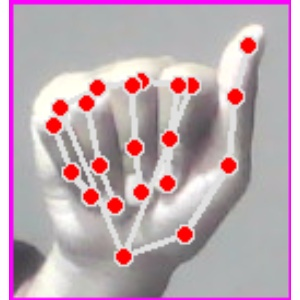
#> input picture aprendizaje_supervisado/Dataset/A/Image_104_1748983273.02.jpg, 300 x 300 px
$ python -i preprocessing.py   (imports and definitions only)
#> lines starting #> are read from the running program, lines starting #| are printed output that depends on the picture; after the words box and inside, x2 and y2 are one past the last pixel; in counts of white or black regions, pixels touching at a corner belong together
#> in process_single_image, img is the input picture: shape (300, 300, 3); mean B, G, R 177.7, 168.1, 190
#aprendizaje_supervisado\src\preprocessing.py
import cv2
import os
import numpy as np

IMG_SIZE = (128, 128)

# Lista de clases válidas para el dataset ASL
VALID_LABELS = set([chr(i) for i in range(ord('A'), ord('Z')+1)] + ['del', 'nothing', 'space'])

# ==============================
# PROCESAMIENTO DE IMÁGENES
# ==============================
def remove_magenta_border(img):
    """
    Quita el marco magenta/fucsia si existe y pinta de blanco cualquier
    resto magenta antes de redimensionar.
    """
    hsv = cv2.cvtColor(img, cv2.COLOR_BGR2HSV)
#> hsv: shape (300, 300, 3); mean H, S, V 83, 30.1, 191.4

    magenta_mask = cv2.inRange(
        hsv,
        np.array([125, 40, 40], dtype=np.uint8),
        np.array([175, 255, 255], dtype=np.uint8),
    )
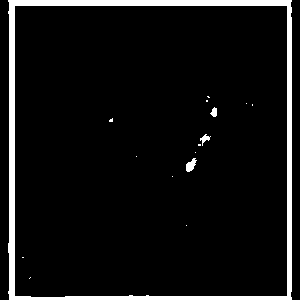
#> magenta_mask: shape (300, 300); 6.9% white; 16 white regions (12 under 20 px), largest, box (x1, y1, x2, y2) and area: (8, 0, 292, 300) 5997, (186, 158, 197, 172) 91, (200, 134, 211, 146) 53, (210, 107, 217, 117) 47

    cleaned = img.copy()
    cleaned[magenta_mask > 0] = (255, 255, 255)
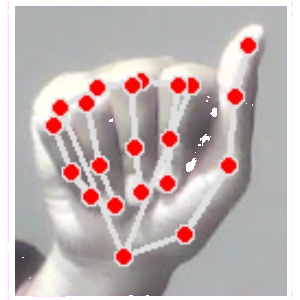
#> cleaned: shape (300, 300, 3); 6.92% of pixels changed, all inside (x1, y1, x2, y2) = (8, 0, 292, 300)

    h, w = magenta_mask.shape
#> h = 300; w = 300
    row_ratio = (magenta_mask > 0).mean(axis=1)
#> row_ratio = 300 values, max 0.947 at index 0, min 0.0333 at index 6, mean 0.0692
    col_ratio = (magenta_mask > 0).mean(axis=0)
#> col_ratio = 300 values, max 1 at index 9, min 0 at index 0, mean 0.0692
    min_border_ratio = 0.45

    top = 0
    while top < h and row_ratio[top] >= min_border_ratio:
        top += 1
#> this loop made 6 passes
#> after the loop, top = 6

    bottom = h
#> bottom = 300
    while bottom > top and row_ratio[bottom - 1] >= min_border_ratio:
        bottom -= 1
#> this loop made 4 passes
#> bottom on passes 1 to 4: 299, 298, 297, 296
#> after the loop, bottom = 296

    left = 0
    while left < w and col_ratio[left] >= min_border_ratio:
        left += 1
#> this loop made 0 passes
#> after the loop, left = 0

    right = w
#> right = 300
    while right > left and col_ratio[right - 1] >= min_border_ratio:
        right -= 1
#> after the loop, right = 300

    if top >= bottom or left >= right:
        return cleaned

    return cleaned[top:bottom, left:right]
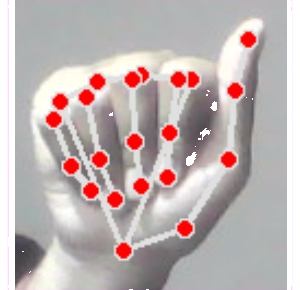
#> returned value: shape (290, 300, 3); mean of channels 0, 1, 2 177.9, 178.2, 190.6; drawn as B, G, R


# [48 lines left out: functions remove_dark_frame, clear_outer_edges, not called in this run]


def resize_to_fixed_size(img, img_size=IMG_SIZE):
    """
    Redimensiona cualquier imagen al mismo tamaÃ±o final (ancho, alto).
    Usa una interpolaciÃ³n adecuada segÃºn si se reduce o se amplÃ­a.
    """
    target_w, target_h = img_size
    h, w = img.shape[:2]
    interpolation = cv2.INTER_AREA if w > target_w or h > target_h else cv2.INTER_LINEAR
    return cv2.resize(img, (target_w, target_h), interpolation=interpolation)


def pad_to_square(img, fill_color=(255, 255, 255)):
    """
    Coloca la imagen en un lienzo cuadrado para conservar la proporciÃ³n.
    Esto evita que letras horizontales como P se vean aplastadas al redimensionar.
    """
#> called with fill_color = (255, 255, 255)
    h, w = img.shape[:2]
#> h = 290; w = 300
    size = max(h, w)
#> size = 300

    if img.ndim == 2:
        square = np.full((size, size), fill_color[0], dtype=img.dtype)
    else:
        square = np.full((size, size, img.shape[2]), fill_color, dtype=img.dtype)

    y_offset = (size - h) // 2
#> y_offset = 5
    x_offset = (size - w) // 2
#> x_offset = 0
    square[y_offset:y_offset + h, x_offset:x_offset + w] = img
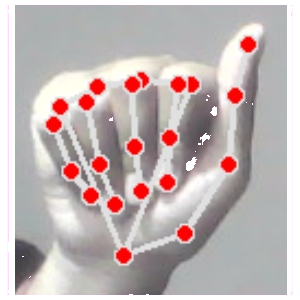
#> square: shape (300, 300, 3); mean B, G, R 180.5, 180.8, 192.7
    return square


def process_single_image(img_path, img_size=IMG_SIZE):
    """
    Carga, redimensiona y convierte una imagen a escala de grises.
    Retorna la imagen normalizada en rango [0, 1] como float32.
    """
    img = cv2.imread(img_path)
    if img is None:
        return None

    img = remove_magenta_border(img)
    img = pad_to_square(img)

    # Redimensionado uniforme: todas quedan exactamente con el mismo tamaÃ±o
    # sin deformar la proporciÃ³n original de la mano.
    img = resize_to_fixed_size(img, img_size)
#> in resize_to_fixed_size, `return cv2.resize(img, (target_w, target_h), interpolation=interpolati..`:
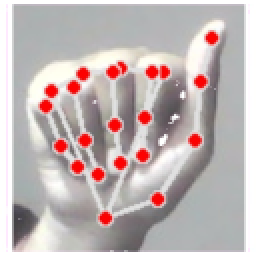
#> returned value: shape (128, 128, 3) (shown 2 times larger); mean of channels 0, 1, 2 180.4, 180.8, 192.7; drawn as B, G, R

    # Conversión a escala de grises
    img = cv2.cvtColor(img, cv2.COLOR_BGR2GRAY)
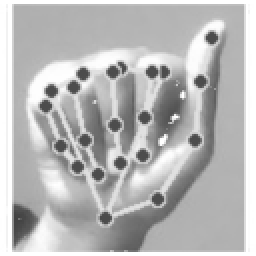
#> img: shape (128, 128) (shown 2 times larger); min 67, max 255, mean 184.3

    # Normalización a float32 para optimizar memoria
    img = (img / 255.0).astype(np.float32)
    return img

# ==============================
# CARGA DEL DATASET DE ENTRENAMIENTO
# ==============================
# [68 lines left out: functions load_dataset, load_test_dataset, not called in this run]

# ==============================
# EJECUCIÓN DEL MÓDULO
# ==============================
# [29 lines not run here, left out]

>>> result = process_single_image('../Dataset/A/Image_104_1748983273.02.jpg')

$ run again, on aprendizaje_supervisado/Dataset/A/Image_183_1748983293.95.jpg
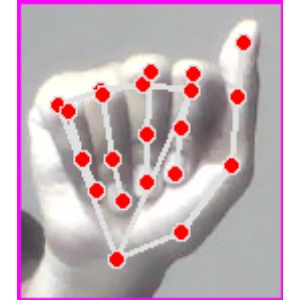
#> input picture aprendizaje_supervisado/Dataset/A/Image_183_1748983293.95.jpg, 300 x 300 px
#> in process_single_image, img is the input picture: shape (300, 300, 3); mean B, G, R 184.3, 175.7, 195.2
#> hsv: shape (300, 300, 3); mean H, S, V 77.1, 26.8, 196.3
#> in remove_magenta_border, `magenta_mask = cv2.inRange( hsv, np.array([125, 40, 40], dtype=np.uint..`:
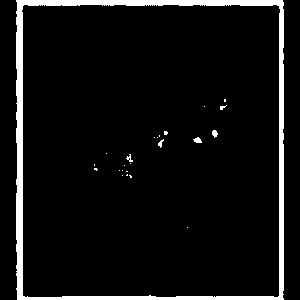
#> magenta_mask: shape (300, 300); 6.7% white; 24 white regions (19 under 20 px), largest, box (x1, y1, x2, y2) and area: (16, 0, 284, 300) 5830, (193, 137, 202, 143) 36, (212, 130, 218, 138) 33, (158, 139, 164, 148) 25, (126, 154, 133, 162) 25
#> cleaned: shape (300, 300, 3); 6.69% of pixels changed, all inside (x1, y1, x2, y2) = (16, 0, 284, 300)
#> row_ratio = 300 values, max 0.89 at index 0, min 0.03 at index 10, mean 0.0669
#> col_ratio = 300 values, max 1 at index 17, min 0 at index 0, mean 0.0669
#> the loop in remove_magenta_border, `while top < h and row_ratio[top] >= min_border_ratio:` made 6 passes
#> after the loop in remove_magenta_border, `while top < h and row_ratio[top] >= min_border_ratio:`: top = 6
#> the loop in remove_magenta_border, `while bottom > top and row_ratio[bottom - 1] >= min_border_ratio:` made 4 passes
#> bottom on passes 1 to 4: 299, 298, 297, 296
#> after the loop in remove_magenta_border, `while bottom > top and row_ratio[bottom - 1] >= min_border_ratio:`: bottom = 296
#> after the loop in remove_magenta_border, `while left < w and col_ratio[left] >= min_border_ratio:`: left = 0
#> after the loop in remove_magenta_border, `while right > left and col_ratio[right - 1] >= min_border_ratio:`: right = 300
#> in process_single_image, `img = cv2.cvtColor(img, cv2.COLOR_BGR2GRAY)`:
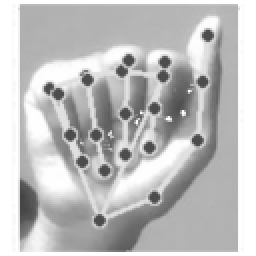
#> img: shape (128, 128) (shown 2 times larger); min 67, max 255, mean 190.7

$ run again, on aprendizaje_supervisado/Dataset/A/Image_189_1748983295.27.jpg
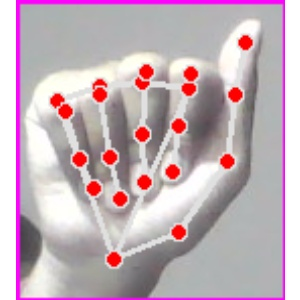
#> input picture aprendizaje_supervisado/Dataset/A/Image_189_1748983295.27.jpg, 300 x 300 px
#> in process_single_image, img is the input picture: shape (300, 300, 3); mean B, G, R 184, 175.1, 194.9
#> hsv: shape (300, 300, 3); mean H, S, V 78.4, 27, 196
#> in remove_magenta_border, `magenta_mask = cv2.inRange( hsv, np.array([125, 40, 40], dtype=np.uint..`:
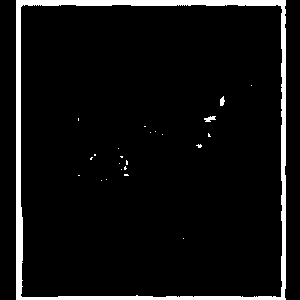
#> magenta_mask: shape (300, 300); 6.2% white; 24 white regions (21 under 20 px), largest, box (x1, y1, x2, y2) and area: (16, 0, 286, 300) 5454, (204, 116, 216, 122) 45, (220, 96, 225, 106) 35
#> cleaned: shape (300, 300, 3); 6.24% of pixels changed, all inside (x1, y1, x2, y2) = (16, 0, 286, 300)
#> row_ratio = 300 values, max 0.9 at index 0, min 0.03 at index 7, mean 0.0624
#> col_ratio = 300 values, max 1 at index 16, min 0 at index 0, mean 0.0624
#> the loop in remove_magenta_border, `while top < h and row_ratio[top] >= min_border_ratio:` made 6 passes
#> after the loop in remove_magenta_border, `while top < h and row_ratio[top] >= min_border_ratio:`: top = 6
#> the loop in remove_magenta_border, `while bottom > top and row_ratio[bottom - 1] >= min_border_ratio:` made 4 passes
#> bottom on passes 1 to 4: 299, 298, 297, 296
#> after the loop in remove_magenta_border, `while bottom > top and row_ratio[bottom - 1] >= min_border_ratio:`: bottom = 296
#> after the loop in remove_magenta_border, `while left < w and col_ratio[left] >= min_border_ratio:`: left = 0
#> after the loop in remove_magenta_border, `while right > left and col_ratio[right - 1] >= min_border_ratio:`: right = 300
#> in process_single_image, `img = cv2.cvtColor(img, cv2.COLOR_BGR2GRAY)`:
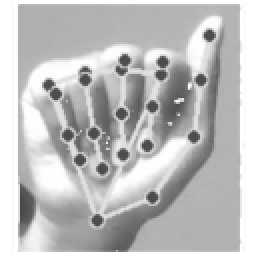
#> img: shape (128, 128) (shown 2 times larger); min 71, max 255, mean 189.9
